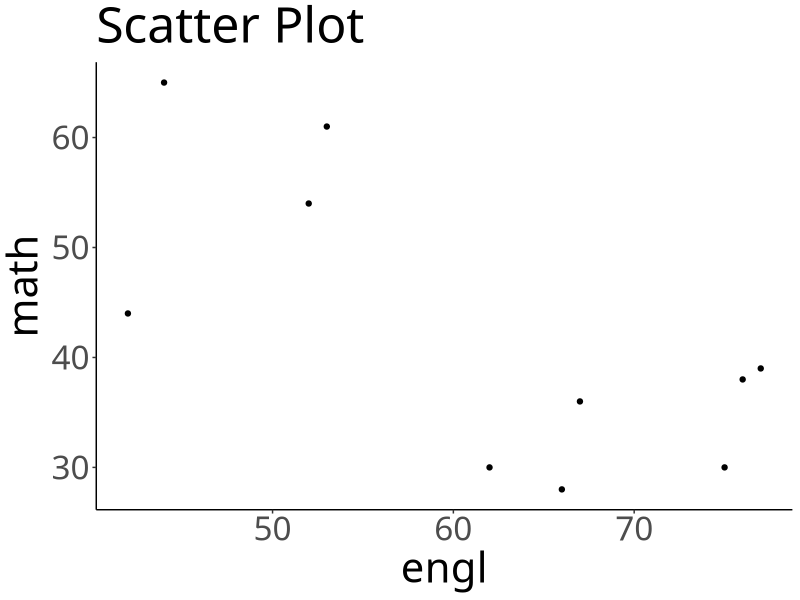
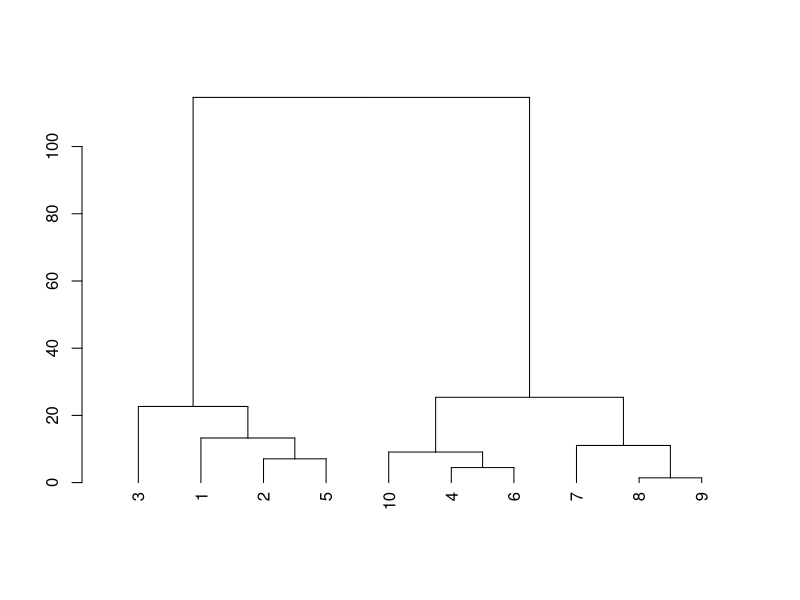
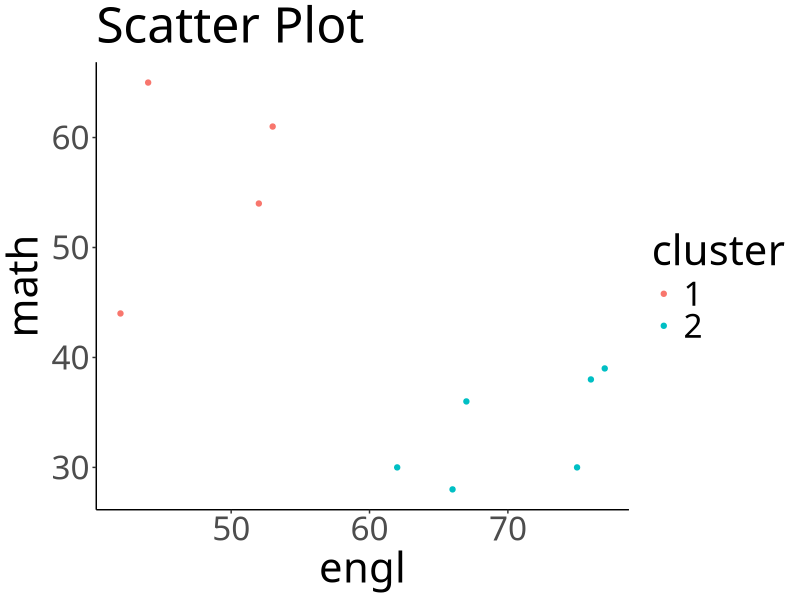

Write the R code that produced these figures, in order.
## ---- chunk 1
library(dplyr)
library(ggplot2)
## ---- chunk 2
set.seed(1)
engl <- c(rnorm(5, 50, 10), rnorm(5, 70, 10))%>% round()
math <- c(rnorm(5, 50, 10), rnorm(5, 30, 10))%>% round()
data <- data.frame(engl, math)
data %>% head()
## ---- chunk 3
data %>%
  ggplot()+
  geom_point(aes(engl, math)) +
  theme_classic(base_family = "HiraKakuPro-W3")+
  theme(text=element_text(size=30))+
  labs(title="Scatter Plot")
## ---- chunk 4
D <- dist(data, method = "euclidean")
cls <- hclust(D, method = "ward.D")
plot(as.dendrogram(cls))
## ---- chunk 5
data$cluster <- factor(cutree(cls, k=2))
data %>%
  ggplot()+
  geom_point(aes(engl, math, col=cluster)) +
  theme_classic(base_family = "HiraKakuPro-W3")+
  theme(text=element_text(size=30))+
  labs(title="Scatter Plot")
